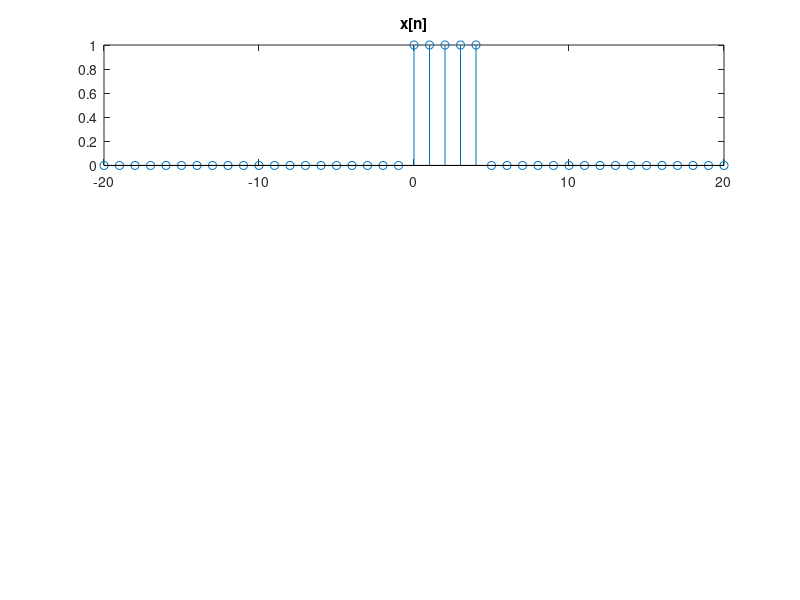

This chart was generated by the following MATLAB code: (Note: this script raises an error after producing the figure.)
% LABORATORIO 3
% EJERCICIO 2

%==============================================================================

% Defining first sequence
n = [-20:20];
x1 = zeros(1, length(n)); x1(21:25) = 1.0;
x1;

subplot(3,1,1);
stem(n,x1);
title('x[n]');

% Defining second sequence
% with alpha = 0.8
h1 = ((0.8).^n).*(escalon(0,-20,20)-escalon(7,-20,20));

subplot(3,1,2);
stem(n,h1);
title('h[n]');

% Constructing the convolution
[y3,n3] = convm(x1,n,h1,n);

subplot(3,1,3);
stem(n3,y3);
xlim([-20,20])
title('y[n]=x[n]*h[n]');